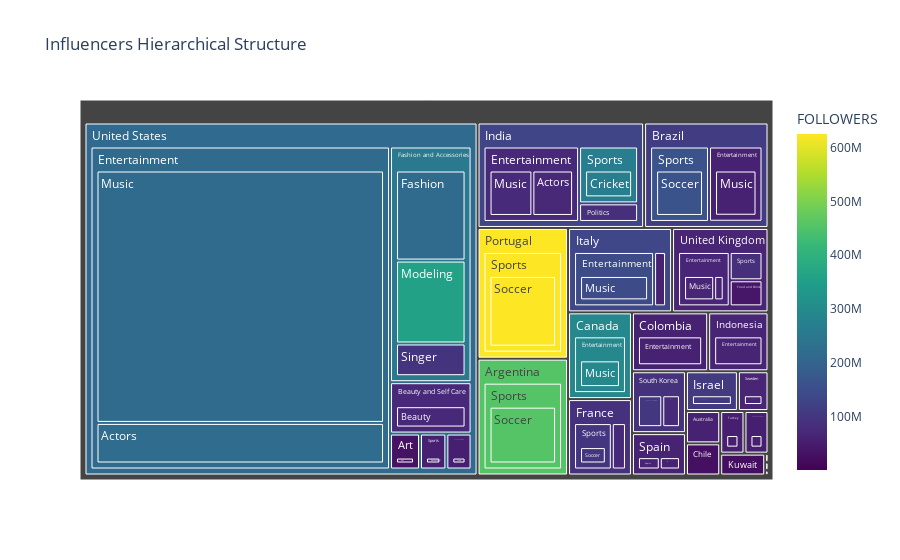

Here is the notebook cell this chart was saved with:
### Code cell
# Filter out rows with NaN values in relevant columns
merged_df_clean = merged_df.dropna(subset=['COUNTRY', 'CATEGORY', 'SUB-CATEGORY'])

# Create a Treemap
fig = px.treemap(merged_df_clean, 
                 path=['COUNTRY', 'CATEGORY', 'SUB-CATEGORY'], 
                 values='FOLLOWERS', 
                 color='FOLLOWERS',
                 color_continuous_scale=px.colors.sequential.Viridis,
                 title='Influencers Hierarchical Structure')

# Show the plot
fig.show()

### Figure 1 — Plotly figure (JSON) as saved in the notebook; plotly's stock layout.template omitted (floating-point values rounded to 4 significant figures)
{"data": [{"branchvalues": "total", "customdata": [[58500000], [71990000.0], [63300000], [219400000.0], [32100000], [56400000], [940400], [28200000], [70300000], [54100000], [73320000.0], [267100000.0], [26000000], [217300000.0], [40000000], [54000000], [58100000], [355700000.0], [58920000.0], [293000000], [1800000], [59600000.0], [73840000.0], [63890000.0], [109200000], [145700000.0], [1500000], [903200], [74400000], [54600000], [66250000.0], [215900000.0], [1400000], [87300000], [102200000], [95050000.0], [455400000.0], [161600000.0], [97270000.0], [60400000], [625100000], [62800000], [64300000], [87000000], [32100000], [940400], [28200000], [70300000], [54100000], [73320000.0], [58500000], [58920000.0], [293000000], [1800000], [59600000.0], [72940000.0], [63890000.0], [109200000], [145700000.0], [1500000], [903200], [74400000], [54600000], [65540000.0], [216400000.0], [1400000], [26000000], [102200000], [58100000], [253700000.0], [40000000], [54000000], [87300000], [455400000.0], [161600000.0], [97270000.0], [267100000.0], [60400000], [625100000], [62800000], [64300000], [87000000], [56400000], [455400000.0], [58500000], [112700000.0], [293000000], [27380000.0], [59600000.0], [89930000.0], [130200000.0], [63890000.0], [109200000], [134600000.0], [26000000], [1500000], [903200], [625100000], [90490000.0], [60540000.0], [64300000], [54600000], [54100000], [65130000.0], [213300000.0], [1400000]], "domain": {"x": [0, 1], "y": [0, 1]}, "hovertemplate": "labels=%{label}<br>FOLLOWERS_sum=%{value}<br>parent=%{parent}<br>id=%{id}<br>FOLLOWERS=%{color}<extra></extra>", "ids": ["Australia/Entertainment/Actors", "India/Entertainment/Actors", "United Kingdom/Entertainment/Actors", "United States/Entertainment/Actors", "United States/Art/Art", "United States/Sports/Basketball", "Brazil/Beauty and Self Care/Beauty", "Chile/Beauty and Self Care/Beauty", "France/Beauty and Self Care/Beauty", "United Arab Emirates/Beauty and Self Care/Beauty", "United States/Beauty and Self Care/Beauty", "India/Sports/Cricket", "Kuwait/Fashion and Accessories/Fashion", "United States/Fashion and Accessories/Fashion", "United Kingdom/Food and Drink/Food", "United States/Food and Drink/Food", "Spain/Fashion and Accessories/Modeling", "United States/Fashion and Accessories/Modeling", "Brazil/Entertainment/Music", "Canada/Entertainment/Music", "Chile/Entertainment/Music", "Colombia/Entertainment/Music", "India/Entertainment/Music", "Indonesia/Entertainment/Music", "Israel/Entertainment/Music", "Italy/Entertainment/Music", "Mexico/Entertainment/Music", "Nigeria/Entertainment/Music", "South Korea/Entertainment/Music", "Turkey/Entertainment/Music", "United Kingdom/Entertainment/Music", "United States/Entertainment/Music", "Venezuela/Entertainment/Music", "India/Politics/Politics", "South Korea/Fashion and Accessories/Singer", "United States/Fashion and Accessories/Singer", "Argentina/Sports/Soccer", "Brazil/Sports/Soccer", "France/Sports/Soccer", "Italy/Sports/Soccer", "Portugal/Sports/Soccer", "Spain/Sports/Soccer", "Sweden/Sports/Soccer", "United Kingdom/Sports/Soccer", "United States/Art", "Brazil/Beauty and Self Care", "Chile/Beauty and Self Care", "France/Beauty and Self Care", "United Arab Emirates/Beauty and Self Care", "United States/Beauty and Self Care", "Australia/Entertainment", "Brazil/Entertainment", "Canada/Entertainment", "Chile/Entertainment", "Colombia/Entertainment", "India/Entertainment", "Indonesia/Entertainment", "Israel/Entertainment", "Italy/Entertainment", "Mexico/Entertainment", "Nigeria/Entertainment", "South Korea/Entertainment", "Turkey/Entertainment", "United Kingdom/Entertainment", "United States/Entertainment", "Venezuela/Entertainment", "Kuwait/Fashion and Accessories", "South Korea/Fashion and Accessories", "Spain/Fashion and Accessories", "United States/Fashion and Accessories", "United Kingdom/Food and Drink", "United States/Food and Drink", "India/Politics", "Argentina/Sports", "Brazil/Sports", "France/Sports", "India/Sports", "Italy/Sports", "Portugal/Sports", "Spain/Sports", "Sweden/Sports", "United Kingdom/Sports", "United States/Sports", "Argentina", "Australia", "Brazil", "Canada", "Chile", "Colombia", "France", "India", "Indonesia", "Israel", "Italy", "Kuwait", "Mexico", "Nigeria", "Portugal", "South Korea", "Spain", "Sweden", "Turkey", "United Arab Emirates", "United Kingdom", "United States", "Venezuela"], "labels": ["Actors", "Actors", "Actors", "Actors", "Art", "Basketball", "Beauty", "Beauty", "Beauty", "Beauty", "Beauty", "Cricket", "Fashion", "Fashion", "Food", "Food", "Modeling", "Modeling", "Music", "Music", "Music", "Music", "Music", "Music", "Music", "Music", "Music", "Music", "Music", "Music", "Music", "Music", "Music", "Politics", "Singer", "Singer", "Soccer", "Soccer", "Soccer", "Soccer", "Soccer", "Soccer", "Soccer", "Soccer", "Art", "Beauty and Self Care", "Beauty and Self Care", "Beauty and Self Care", "Beauty and Self Care", "Beauty and Self Care", "Entertainment", "Entertainment", "Entertainment", "Entertainment", "Entertainment", "Entertainment", "Entertainment", "Entertainment", "Entertainment", "Entertainment", "Entertainment", "Entertainment", "Entertainment", "Entertainment", "Entertainment", "Entertainment", "Fashion and Accessories", "Fashion and Accessories", "Fashion and Accessories", "Fashion and Accessories", "Food and Drink", "Food and Drink", "Politics", "Sports", "Sports", "Sports", "Sports", "Sports", "Sports", "Sports", "Sports", "Sports", "Sports", "Argentina", "Australia", "Brazil", "Canada", "Chile", "Colombia", "France", "India", "Indonesia", "Israel", "Italy", "Kuwait", "Mexico", "Nigeria", "Portugal", "South Korea", "Spain", "Sweden", "Turkey", "United Arab Emirates", "United Kingdom", "United States", "Venezuela"], "marker": {"coloraxis": "coloraxis", "colors": [58500000, 71990000.0, 63300000, 219400000.0, 32100000, 56400000, 940400, 28200000, 70300000, 54100000, 73320000.0, 267100000.0, 26000000, 217300000.0, 40000000, 54000000, 58100000, 355700000.0, 58920000.0, 293000000, 1800000, 59600000.0, 73840000.0, 63890000.0, 109200000, 145700000.0, 1500000, 903200, 74400000, 54600000, 66250000.0, 215900000.0, 1400000, 87300000, 102200000, 95050000.0, 455400000.0, 161600000.0, 97270000.0, 60400000, 625100000, 62800000, 64300000, 87000000, 32100000, 940400, 28200000, 70300000, 54100000, 73320000.0, 58500000, 58920000.0, 293000000, 1800000, 59600000.0, 72940000.0, 63890000.0, 109200000, 145700000.0, 1500000, 903200, 74400000, 54600000, 65540000.0, 216400000.0, 1400000, 26000000, 102200000, 58100000, 253700000.0, 40000000, 54000000, 87300000, 455400000.0, 161600000.0, 97270000.0, 267100000.0, 60400000, 625100000, 62800000, 64300000, 87000000, 56400000, 455400000.0, 58500000, 112700000.0, 293000000, 27380000.0, 59600000.0, 89930000.0, 130200000.0, 63890000.0, 109200000, 134600000.0, 26000000, 1500000, 903200, 625100000, 90490000.0, 60540000.0, 64300000, 54600000, 54100000, 65130000.0, 213300000.0, 1400000]}, "name": "", "parents": ["Australia/Entertainment", "India/Entertainment", "United Kingdom/Entertainment", "United States/Entertainment", "United States/Art", "United States/Sports", "Brazil/Beauty and Self Care", "Chile/Beauty and Self Care", "France/Beauty and Self Care", "United Arab Emirates/Beauty and Self Care", "United States/Beauty and Self Care", "India/Sports", "Kuwait/Fashion and Accessories", "United States/Fashion and Accessories", "United Kingdom/Food and Drink", "United States/Food and Drink", "Spain/Fashion and Accessories", "United States/Fashion and Accessories", "Brazil/Entertainment", "Canada/Entertainment", "Chile/Entertainment", "Colombia/Entertainment", "India/Entertainment", "Indonesia/Entertainment", "Israel/Entertainment", "Italy/Entertainment", "Mexico/Entertainment", "Nigeria/Entertainment", "South Korea/Entertainment", "Turkey/Entertainment", "United Kingdom/Entertainment", "United States/Entertainment", "Venezuela/Entertainment", "India/Politics", "South Korea/Fashion and Accessories", "United States/Fashion and Accessories", "Argentina/Sports", "Brazil/Sports", "France/Sports", "Italy/Sports", "Portugal/Sports", "Spain/Sports", "Sweden/Sports", "United Kingdom/Sports", "United States", "Brazil", "Chile", "France", "United Arab Emirates", "United States", "Australia", "Brazil", "Canada", "Chile", "Colombia", "India", "Indonesia", "Israel", "Italy", "Mexico", "Nigeria", "South Korea", "Turkey", "United Kingdom", "United States", "Venezuela", "Kuwait", "South Korea", "Spain", "United States", "United Kingdom", "United States", "India", "Argentina", "Brazil", "France", "India", "Italy", "Portugal", "Spain", "Sweden", "United Kingdom", "United States", "", "", "", "", "", "", "", "", "", "", "", "", "", "", "", "", "", "", "", "", "", "", ""], "type": "treemap", "values": [58500000, 279700000, 63300000, 798400000, 64200000, 56400000, 940400, 56400000, 70300000, 54100000, 249400000, 267100000.0, 52000000, 501200000, 80000000, 54000000, 58100000, 461400000, 328931900, 293000000, 1800000, 237200000, 294100000, 187800000, 109200000, 403500000, 1500000, 903200, 74400000, 54600000, 199746400, 4965614200, 1400000, 87300000, 102200000, 182000000, 558700000, 363500000, 187800000, 60400000, 625100000, 62800000, 64300000, 87000000, 64200000, 940400, 56400000, 70300000, 54100000, 249400000, 58500000, 328931900, 293000000, 1800000, 237200000, 573800000, 187800000, 109200000, 403500000, 1500000, 903200, 74400000, 54600000, 263046400, 5764014200, 1400000, 52000000, 102200000, 58100000, 1144600000, 80000000, 54000000, 87300000, 558700000, 363500000, 187800000, 267100000.0, 60400000, 625100000, 62800000, 64300000, 87000000, 56400000, 558700000, 58500000, 693372300, 293000000, 58200000, 237200000, 258100000, 928200000, 187800000, 109200000, 463900000, 52000000, 1500000, 903200, 625100000, 176600000, 120900000, 64300000, 54600000, 54100000, 430046400, 7332614200, 1400000]}], "layout": {"coloraxis": {"colorbar": {"title": {"text": "FOLLOWERS"}}, "colorscale": [[0, "#440154"], [0.1111, "#482878"], [0.2222, "#3e4989"], [0.3333, "#31688e"], [0.4444, "#26828e"], [0.5556, "#1f9e89"], [0.6667, "#35b779"], [0.7778, "#6ece58"], [0.8889, "#b5de2b"], [1, "#fde725"]]}, "legend": {"tracegroupgap": 0}, "title": {"text": "Influencers Hierarchical Structure"}}}
